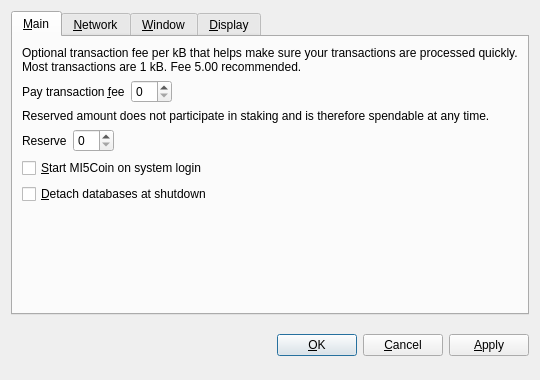
<?xml version="1.0" encoding="UTF-8"?>
<ui version="4.0">
 <class>OptionsDialog</class>
 <widget class="QDialog" name="OptionsDialog">
  <property name="geometry">
   <rect>
    <x>0</x>
    <y>0</y>
    <width>540</width>
    <height>380</height>
   </rect>
  </property>
  <property name="windowTitle">
   <string>Options</string>
  </property>
  <property name="modal">
   <bool>true</bool>
  </property>
  <layout class="QVBoxLayout" name="verticalLayout">
   <item>
    <widget class="QTabWidget" name="tabWidget">
     <property name="tabPosition">
      <enum>QTabWidget::North</enum>
     </property>
     <property name="currentIndex">
      <number>0</number>
     </property>
     <widget class="QWidget" name="tabMain">
      <attribute name="title">
       <string>&amp;Main</string>
      </attribute>
      <layout class="QVBoxLayout" name="verticalLayout_Main">
       <item>
        <widget class="QLabel" name="transactionFeeInfoLabel">
         <property name="text">
          <string>Optional transaction fee per kB that helps make sure your transactions are processed quickly. Most transactions are 1 kB. Fee 5.00 recommended.</string>
         </property>
         <property name="textFormat">
          <enum>Qt::PlainText</enum>
         </property>
         <property name="wordWrap">
          <bool>true</bool>
         </property>
        </widget>
       </item>
       <item>
        <layout class="QHBoxLayout" name="horizontalLayoutFee">
         <item>
          <widget class="QLabel" name="transactionFeeLabel">
           <property name="text">
            <string>Pay transaction &amp;fee</string>
           </property>
           <property name="textFormat">
            <enum>Qt::PlainText</enum>
           </property>
           <property name="buddy">
            <cstring>transactionFee</cstring>
           </property>
          </widget>
         </item>
         <item>
          <widget class="BitcoinAmountField" name="transactionFee"/>
         </item>
         <item>
          <spacer name="horizontalSpacerFee">
           <property name="orientation">
            <enum>Qt::Horizontal</enum>
           </property>
           <property name="sizeHint" stdset="0">
            <size>
             <width>40</width>
             <height>20</height>
            </size>
           </property>
          </spacer>
         </item>
        </layout>
       </item>
       <item>
        <widget class="QLabel" name="reserveBalanceInfoLabel">
         <property name="text">
          <string>Reserved amount does not participate in staking and is therefore spendable at any time.</string>
         </property>
         <property name="textFormat">
          <enum>Qt::PlainText</enum>
         </property>
         <property name="wordWrap">
          <bool>true</bool>
         </property>
        </widget>
       </item>
       <item>
        <layout class="QHBoxLayout" name="horizontalLayoutReserveBalance">
         <item>
          <widget class="QLabel" name="reserveBalanceLabel">
           <property name="text">
            <string>Reserve</string>
           </property>
           <property name="textFormat">
            <enum>Qt::PlainText</enum>
           </property>
           <property name="buddy">
            <cstring>reserveBalance</cstring>
           </property>
          </widget>
         </item>
         <item>
          <widget class="BitcoinAmountField" name="reserveBalance"/>
         </item>
         <item>
          <spacer name="horizontalSpacerReserveBalance">
           <property name="orientation">
            <enum>Qt::Horizontal</enum>
           </property>
           <property name="sizeHint" stdset="0">
            <size>
             <width>40</width>
             <height>20</height>
            </size>
           </property>
          </spacer>
         </item>
        </layout>
       </item>
       <item>
        <widget class="QCheckBox" name="bitcoinAtStartup">
         <property name="toolTip">
          <string>Automatically start MI5Coin after logging in to the system.</string>
         </property>
         <property name="text">
          <string>&amp;Start MI5Coin on system login</string>
         </property>
        </widget>
       </item>
       <item>
        <widget class="QCheckBox" name="detachDatabases">
         <property name="toolTip">
          <string>Detach block and address databases at shutdown. This means they can be moved to another data directory, but it slows down shutdown. The wallet is always detached.</string>
         </property>
         <property name="text">
          <string>&amp;Detach databases at shutdown</string>
         </property>
        </widget>
       </item>
       <item>
        <spacer name="verticalSpacer_Main">
         <property name="orientation">
          <enum>Qt::Vertical</enum>
         </property>
         <property name="sizeHint" stdset="0">
          <size>
           <width>20</width>
           <height>40</height>
          </size>
         </property>
        </spacer>
       </item>
      </layout>
     </widget>
     <widget class="QWidget" name="tabNetwork">
      <attribute name="title">
       <string>&amp;Network</string>
      </attribute>
      <layout class="QVBoxLayout" name="verticalLayout_Network">
       <item>
        <widget class="QCheckBox" name="mapPortUpnp">
         <property name="toolTip">
          <string>Automatically open the MI5Coin client port on the router. This only works when your router supports UPnP and it is enabled.</string>
         </property>
         <property name="text">
          <string>Map port using &amp;UPnP</string>
         </property>
        </widget>
       </item>
       <item>
        <widget class="QCheckBox" name="connectSocks">
         <property name="toolTip">
          <string>Connect to the MI5Coin network through a SOCKS proxy (e.g. when connecting through Tor).</string>
         </property>
         <property name="text">
          <string>&amp;Connect through SOCKS proxy:</string>
         </property>
        </widget>
       </item>
       <item>
        <layout class="QHBoxLayout" name="horizontalLayout_Network">
         <item>
          <widget class="QLabel" name="proxyIpLabel">
           <property name="text">
            <string>Proxy &amp;IP:</string>
           </property>
           <property name="textFormat">
            <enum>Qt::PlainText</enum>
           </property>
           <property name="buddy">
            <cstring>proxyIp</cstring>
           </property>
          </widget>
         </item>
         <item>
          <widget class="QValidatedLineEdit" name="proxyIp">
           <property name="maximumSize">
            <size>
             <width>140</width>
             <height>16777215</height>
            </size>
           </property>
           <property name="toolTip">
            <string>IP address of the proxy (e.g. 127.0.0.1)</string>
           </property>
          </widget>
         </item>
         <item>
          <widget class="QLabel" name="proxyPortLabel">
           <property name="text">
            <string>&amp;Port:</string>
           </property>
           <property name="textFormat">
            <enum>Qt::PlainText</enum>
           </property>
           <property name="buddy">
            <cstring>proxyPort</cstring>
           </property>
          </widget>
         </item>
         <item>
          <widget class="QLineEdit" name="proxyPort">
           <property name="maximumSize">
            <size>
             <width>55</width>
             <height>16777215</height>
            </size>
           </property>
           <property name="toolTip">
            <string>Port of the proxy (e.g. 9050)</string>
           </property>
          </widget>
         </item>
         <item>
          <widget class="QLabel" name="socksVersionLabel">
           <property name="text">
            <string>SOCKS &amp;Version:</string>
           </property>
           <property name="textFormat">
            <enum>Qt::PlainText</enum>
           </property>
           <property name="buddy">
            <cstring>socksVersion</cstring>
           </property>
          </widget>
         </item>
         <item>
          <widget class="QValueComboBox" name="socksVersion">
           <property name="toolTip">
            <string>SOCKS version of the proxy (e.g. 5)</string>
           </property>
          </widget>
         </item>
         <item>
          <spacer name="horizontalSpacer_Network">
           <property name="orientation">
            <enum>Qt::Horizontal</enum>
           </property>
           <property name="sizeHint" stdset="0">
            <size>
             <width>40</width>
             <height>20</height>
            </size>
           </property>
          </spacer>
         </item>
        </layout>
       </item>
       <item>
        <spacer name="verticalSpacer_Network">
         <property name="orientation">
          <enum>Qt::Vertical</enum>
         </property>
         <property name="sizeHint" stdset="0">
          <size>
           <width>20</width>
           <height>40</height>
          </size>
         </property>
        </spacer>
       </item>
      </layout>
     </widget>
     <widget class="QWidget" name="tabWindow">
      <attribute name="title">
       <string>&amp;Window</string>
      </attribute>
      <layout class="QVBoxLayout" name="verticalLayout_Window">
       <item>
        <widget class="QCheckBox" name="minimizeToTray">
         <property name="toolTip">
          <string>Show only a tray icon after minimizing the window.</string>
         </property>
         <property name="text">
          <string>&amp;Minimize to the tray instead of the taskbar</string>
         </property>
        </widget>
       </item>
       <item>
        <widget class="QCheckBox" name="minimizeOnClose">
         <property name="toolTip">
          <string>Minimize instead of exit the application when the window is closed. When this option is enabled, the application will be closed only after selecting Quit in the menu.</string>
         </property>
         <property name="text">
          <string>M&amp;inimize on close</string>
         </property>
        </widget>
       </item>
       <item>
        <spacer name="verticalSpacer_Window">
         <property name="orientation">
          <enum>Qt::Vertical</enum>
         </property>
         <property name="sizeHint" stdset="0">
          <size>
           <width>20</width>
           <height>40</height>
          </size>
         </property>
        </spacer>
       </item>
      </layout>
     </widget>
     <widget class="QWidget" name="tabDisplay">
      <attribute name="title">
       <string>&amp;Display</string>
      </attribute>
      <layout class="QVBoxLayout" name="verticalLayout_Display">
       <item>
        <layout class="QHBoxLayout" name="horizontalLayout_1_Display">
         <item>
          <widget class="QLabel" name="langLabel">
           <property name="text">
            <string>User Interface &amp;language:</string>
           </property>
           <property name="textFormat">
            <enum>Qt::PlainText</enum>
           </property>
           <property name="buddy">
            <cstring>lang</cstring>
           </property>
          </widget>
         </item>
         <item>
          <widget class="QValueComboBox" name="lang">
           <property name="toolTip">
            <string>The user interface language can be set here. This setting will take effect after restarting MI5Coin.</string>
           </property>
          </widget>
         </item>
        </layout>
       </item>
       <item>
        <layout class="QHBoxLayout" name="horizontalLayout_2_Display">
         <item>
          <widget class="QLabel" name="unitLabel">
           <property name="text">
            <string>&amp;Unit to show amounts in:</string>
           </property>
           <property name="textFormat">
            <enum>Qt::PlainText</enum>
           </property>
           <property name="buddy">
            <cstring>unit</cstring>
           </property>
          </widget>
         </item>
         <item>
          <widget class="QValueComboBox" name="unit">
           <property name="toolTip">
            <string>Choose the default subdivision unit to show in the interface and when sending coins.</string>
           </property>
          </widget>
         </item>
        </layout>
       </item>
       <item>
        <widget class="QCheckBox" name="displayAddresses">
         <property name="toolTip">
          <string>Whether to show MI5Coin addresses in the transaction list or not.</string>
         </property>
         <property name="text">
          <string>&amp;Display addresses in transaction list</string>
         </property>
        </widget>
       </item>
       <item>
        <widget class="QCheckBox" name="coinControlFeatures">
         <property name="toolTip">
          <string>Whether to show coin control features or not.</string>
         </property>
         <property name="text">
          <string>Display coin &amp;control features (experts only!)</string>
         </property>
        </widget>
       </item>
       <item>
        <spacer name="verticalSpacer_Display">
         <property name="orientation">
          <enum>Qt::Vertical</enum>
         </property>
         <property name="sizeHint" stdset="0">
          <size>
           <width>20</width>
           <height>40</height>
          </size>
         </property>
        </spacer>
       </item>
      </layout>
     </widget>
    </widget>
   </item>
   <item>
    <layout class="QHBoxLayout" name="horizontalLayout_Buttons">
     <item>
      <spacer name="horizontalSpacer_1">
       <property name="orientation">
        <enum>Qt::Horizontal</enum>
       </property>
       <property name="sizeHint" stdset="0">
        <size>
         <width>40</width>
         <height>48</height>
        </size>
       </property>
      </spacer>
     </item>
     <item>
      <widget class="QLabel" name="statusLabel">
       <property name="font">
        <font>
         <weight>75</weight>
         <bold>true</bold>
        </font>
       </property>
       <property name="text">
        <string/>
       </property>
       <property name="textFormat">
        <enum>Qt::PlainText</enum>
       </property>
       <property name="wordWrap">
        <bool>true</bool>
       </property>
      </widget>
     </item>
     <item>
      <spacer name="horizontalSpacer_2">
       <property name="orientation">
        <enum>Qt::Horizontal</enum>
       </property>
       <property name="sizeHint" stdset="0">
        <size>
         <width>40</width>
         <height>48</height>
        </size>
       </property>
      </spacer>
     </item>
     <item>
      <widget class="QPushButton" name="okButton">
       <property name="text">
        <string>&amp;OK</string>
       </property>
      </widget>
     </item>
     <item>
      <widget class="QPushButton" name="cancelButton">
       <property name="text">
        <string>&amp;Cancel</string>
       </property>
       <property name="autoDefault">
        <bool>false</bool>
       </property>
      </widget>
     </item>
     <item>
      <widget class="QPushButton" name="applyButton">
       <property name="text">
        <string>&amp;Apply</string>
       </property>
       <property name="autoDefault">
        <bool>false</bool>
       </property>
      </widget>
     </item>
    </layout>
   </item>
  </layout>
 </widget>
 <customwidgets>
  <customwidget>
   <class>BitcoinAmountField</class>
   <extends>QSpinBox</extends>
   <header>bitcoinamountfield.h</header>
  </customwidget>
  <customwidget>
   <class>QValueComboBox</class>
   <extends>QComboBox</extends>
   <header>qvaluecombobox.h</header>
  </customwidget>
  <customwidget>
   <class>QValidatedLineEdit</class>
   <extends>QLineEdit</extends>
   <header>qvalidatedlineedit.h</header>
  </customwidget>
 </customwidgets>
 <resources/>
 <connections/>
</ui>
